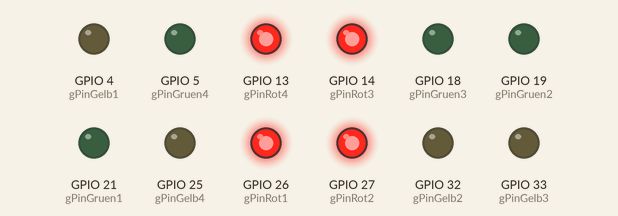
Recording of a sketch running on a simulated ESP32. On the bench: output pins drawn as LEDs (lit = HIGH). WiFi joins after 1.5 s; servers stay silent unless stated; what the sketch prints to the serial monitor is not drawn.

Above: at 6.5 s.
At 9.9 s:
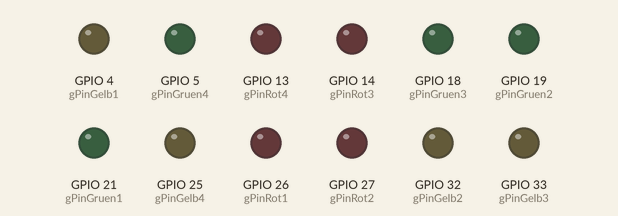
Timing chart, 0 to 13.3 s (numbered marks = the images above):
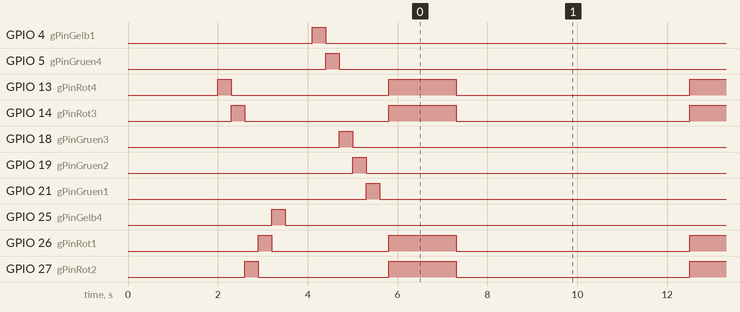

Measured:
- by itself, GPIO 13 (gPinRot4), GPIO 14 (gPinRot3), GPIO 26 (gPinRot1), GPIO 27 (gPinRot2): repeats every 6.7 s: HIGH 1.5 s, LOW 5.2 s

The sketch:

co2AmpelGreteNeueVersion.ino
```cpp
#include <MHZ19.h>
#include <HardwareSerial.h>
#include <WiFi.h>
#include <HTTPClient.h>

// LED-Pins
const int gPinRot1 = 26;
const int gPinRot2 = 27;
const int gPinRot3 = 14;
const int gPinRot4 = 13;
const int gPinGelb1 = 4;
const int gPinGelb2 = 32;
const int gPinGelb3 = 33;
const int gPinGelb4 = 25;
const int gPinGruen1 = 21;
const int gPinGruen2 = 19;
const int gPinGruen3 = 18;
const int gPinGruen4 = 5;

const int gLeds[12] = {
  gPinRot4,
  gPinRot3,
  gPinRot2,
  gPinRot1,
  gPinGelb4,
  gPinGelb3,
  gPinGelb2,
  gPinGelb1,
  gPinGruen4,
  gPinGruen3,
  gPinGruen2,
  gPinGruen1
};

// UART für MH-Z19C
const int RX_PIN = 16;  // RX ESP <- TX Sensor
const int TX_PIN = 17;  // TX ESP -> RX Sensor

char* ssid = "";
char* password = "";


MHZ19 co2Sensor;
HardwareSerial mhzSerial(1);  // UART1 für den CO2-Sensor

void schalteAlleLedsAus() {
  for (int pin : gLeds) {
    digitalWrite(pin, LOW);
  }
}

void zeigeFehlerAn(int times = 1) {
  for(int i = 0; i < times; i++) {
    digitalWrite(gPinRot1, HIGH);
    digitalWrite(gPinRot2, HIGH);
    digitalWrite(gPinRot3, HIGH);
    digitalWrite(gPinRot4, HIGH);
    delay(500);
    schalteAlleLedsAus();
  }
}

void connectWifi() {
  if(WiFi.status() == WL_CONNECTED) return;

  WiFi.mode(WIFI_STA);
  WiFi.begin(ssid, password);

  unsigned long start = millis();
  while(WiFi.status() != WL_CONNECTED && millis() - start < 10000) {
    zeigeFehlerAn();
    delay(500);
    Serial.print(".");
  }
  Serial.println();
}

void setup() {

  Serial.begin(115200);
  connectWifi();
  mhzSerial.begin(9600, SERIAL_8N1, RX_PIN, TX_PIN);
  co2Sensor.begin(mhzSerial);
  co2Sensor.autoCalibration(false);  // optional: automatische Kalibrierung deaktivieren
  // LED-Pins initialisieren
  for (int pin : gLeds) {
    pinMode(pin, OUTPUT);
    digitalWrite(pin, HIGH);
    Serial.println(pin);
    delay(300);
    digitalWrite(pin, LOW);
  }

  Serial.println("CO₂-Sensor gestartet.");
}

void sprecheZugehoerigeLedBeiWertAn(int pPPM) {
  schalteAlleLedsAus();

  if(pPPM < 600) {
    digitalWrite(gPinGruen1, HIGH);
  } else if(pPPM < 700) {
    digitalWrite(gPinGruen2, HIGH);
  } else if(pPPM < 800) {
    digitalWrite(gPinGruen3, HIGH);
  } else if(pPPM < 900) {
    digitalWrite(gPinGruen4, HIGH);
  } else if(pPPM < 1000) {
    digitalWrite(gPinGelb1, HIGH);
  } else if(pPPM < 1100) {
    digitalWrite(gPinGelb2, HIGH);
  } else if(pPPM < 1200) {
    digitalWrite(gPinGelb3, HIGH);
  } else if(pPPM < 1300) {
    digitalWrite(gPinGelb4, HIGH);
  } else if(pPPM < 1400) {
    digitalWrite(gPinRot1, HIGH);
  } else if(pPPM < 1600) {
    digitalWrite(gPinRot2, HIGH);
  } else if(pPPM < 1800) {
    digitalWrite(gPinRot3, HIGH);
  } else {
    digitalWrite(gPinRot4, HIGH);
  }
}

void loop() {
  connectWifi(); //connectWifi() stops if already connected

  if(WiFi.status() == WL_CONNECTED) {
    HTTPClient http;
    http.begin("http://vm-l-vps03.leon-malte.de:3000/getBoolean");

    int code = http.GET();

    if(code > 0) {
      String payload = http.getString(); //true oder false
      if(payload == "true") {
        int vAktuellerCo2Wert = co2Sensor.getCO2();
        if(vAktuellerCo2Wert > 0) {
          Serial.print("CO₂: ");
          Serial.print(vAktuellerCo2Wert);
          Serial.println(" ppm");
          sprecheZugehoerigeLedBeiWertAn(vAktuellerCo2Wert);
        } else {
          Serial.print("Sensorfehler. Fehlercode: ");
          zeigeFehlerAn(2);
          delay(3000);
        }
      } else {
        schalteAlleLedsAus();
      }
    } else {
      zeigeFehlerAn(3);
    }
    http.end();
  }


  delay(5000);  // 5 Sekunden Pause (Alle 5 Sekunden wird Anzeige aktualisiert)
}
```
